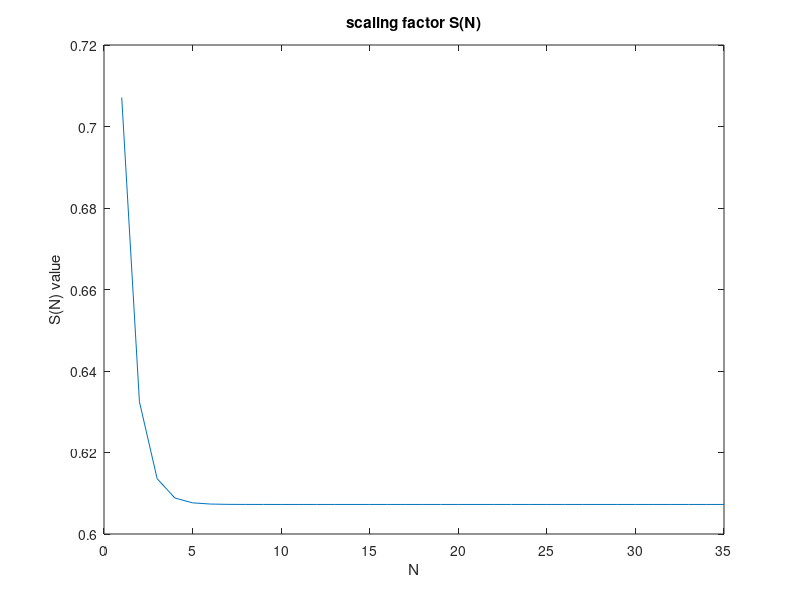

Write MATLAB code to recreate this figure. (Note: this script raises an error after producing the figure.)
%% procedure1 

format long

s_n = ones(1,35);
temp_2 = zeros(1,35);

for i = 1:35
    temp_2(1,i) = 1/(sqrt(1+2^(-2*(i-1))));
end

for i = 1:35
    for j= 1:i
        s_n(1,i) = s_n(1,i)*(temp_2(1,j));
    end
end

one_of_s_n = 1./s_n;

% plot(s_n(1:5));
plot(s_n);
xlabel('N'),ylabel('S(N) value');
title('scaling factor S(N)');

%% procedure 2

clear
clc

beta = mod(5,4)+1;
alpha = zeros(1,11);

for i = 0:10
    alpha(1,i+1) = (5*i+beta)*pi/25;
end

xin = zeros(1,11);
yin = zeros(1,11);
xout = zeros(1,11);
yout = zeros(1,11);

test_ang = zeros(1,11);

ang = zeros(1,20);
num = zeros(11,1);
shift_ang = zeros(11,20);

for i = 0:10
    xin(1,i+1) = abs(truncation(sin(alpha(1,i+1)), 12));
%     xin(1,i+1) = (truncation(sin(alpha(1,i+1)), 12));
    yin(1,i+1) = truncation(cos(alpha(1,i+1)), 12);
%     test_ang(1,i+1) = atan(yin(1,i+1)/xin(1,i+1));
%     rev_angle(1,i+1) = atan (yin(1,i+1)/abs(xin(1,i+1)));
end

for i =1:11
    
    num(i,1) = 0;
    cnt = 0;
    mu_i = 0;
    x0 = xin(1,i);
    y0 = yin(1,i);
    ang0 = 0;

    for j =1 :20
        
        mu_i = -sign(y0);

        x1 = x0;
        y1 = y0;
        ang1 = ang0;

        x0 = x1 - truncation(mu_i*(2^(-cnt))*y1, 12);
        y0 = truncation( mu_i*(2^(-cnt))*x1, 12) + y1;
        ang0 = ang1 - mu_i*atan(2^(-cnt));

        shift_ang(i,j) = abs(mu_i*atan(2^(-cnt))); % |位移角度|
        cnt = cnt+1;
        num(i,1) = num(i,1)+1;

        xout(i,j) = x0; % x0 每一次旋轉的變化紀錄
        yout(i,j) = y0; % y0 每一次旋轉的變化紀錄
        ang(i,cnt) = ang0; % angle 每一次旋轉的變化紀錄

    end
end



%% procedure 2_1

clear
clc

% file_x = fopen('./xin.txt','w');
% file_x_bin = fopen('./xin_bin.txt','w');

% file_y = fopen('./yin.txt','w');
% file_y_bin = fopen('.yin_bin.txt','w');

beta = mod(5,4)+1;
alpha = zeros(1,11);

for i = 0:10
    alpha(1,i+1) = (5*i+beta)*pi/25;
end

xin = zeros(1,11);
yin = zeros(1,11);
xout = zeros(1,11);
yout = zeros(1,11);

ang = zeros(1,20);
float_ang = zeros(1,11);
floting_error = zeros(11,20);
num = zeros(11,1);
shift_ang = zeros(11,20);

for i = 0:10
    xin(1,i+1) = abs(truncation(sin(alpha(1,i+1)), 12));
    xin_orgrin(1,i+1) = truncation(sin(alpha(1,i+1)), 12);
    yin(1,i+1) = truncation(cos(alpha(1,i+1)), 12);
    float_ang(1,i+1) = atan(yin(1,i+1)/xin(1,i+1));
end

% for k = 1:11
%     nbytes_x = fprintf(file_x,'xin[%2d] = %d;\n' , k-1, (2^12)*xin_orgrin(1,k));
%     nbytes_x2 = fprintf(file_x_bin,'xin[%2d] = %s;\n' , k-1, dec2bin((2^12)*xin_orgrin(1,k),14));
% 
%     nbytes_y = fprintf(file_y,'yin[%2d] = %d;\n' , k-1, (2^12)*yin(1,k));
%     nbytes_y2 = fprintf(file_y_bin,'yin[%2d] = %s;\n' , k-1, dec2bin((2^12)*yin(1,k),14));
% end


for k = 1:16 % traunctions
    for i =1:11 % 11 inputs
        num(i,1) = 0;
        cnt = 0;
        mu_i = 0;
        x0 = xin(1,i);
        y0 = yin(1,i);
        ang0 = 0;
        for j =1 :20  % 20 roations
            mu_i = -sign(y0);
    
            x1 = x0;
            y1 = y0;
            ang1 = ang0;
    
%             x0 = truncation((x1 - truncation(mu_i*(2^(-cnt))*y1, 12)),k);
%             y0 = truncation( mu_i*(2^(-cnt))*x1, 12) + y1;
            x0 = x1 - truncation(mu_i*(2^(-cnt))*y1, 12);
            y0 = truncation((truncation(mu_i*(2^(-cnt))*x1, 12) + y1),k);
            ang0 = ang1 - mu_i*atan(2^(-cnt));

            cnt = cnt+1;
            num(i,1) = num(i,1)+1;

            ang(i,cnt) = ang0;
        end

        floting_error(i,k) = (float_ang(1,i) - ang(i,20))^2;
%           sqrt(sum((trunscation_y(i,:) - Piecewise_parabolic_x3) .^2)/385);
%         avg_phase_err(1,i) = sqrt(sum(float_ang(1,) - ang(i,20) .^2)/385))
    end
end

avg_phase_err = sqrt(mean(floting_error));
% avg_cnt = 1;
% while(true)
for avg_cnt = 1:20
    if((avg_phase_err(1,avg_cnt)) <(0.4*2^(-9)))
        break
    end
%     avg_cnt= avg_cnt+1;
end

% ST = fclose('all');

plot(avg_phase_err)
set(gca, 'YScale', 'log')
% title('different word-length of X(i) versus the root mean squared error');
title('different word-length of Y(i) versus the root mean squared error');
xlabel('word-length(bits)'),ylabel('RMSE of output');
% title('The average phase error');
% xlabel('numbers of micro-rotations 𝑁'), ylabel('the average phase errors')
yline(0.4*2^(-9),'-r','0.4*2 ^-^9')


%% procedure 3
% average phase error


clear
clc

beta = mod(5,4)+1;
alpha = zeros(1,11);

for i = 0:10
    alpha(1,i+1) = (5*i+beta)*pi/25;
end

xin = zeros(1,11);
yin = zeros(1,11);
xout = zeros(1,11);
yout = zeros(1,11);
out_angle =zeros(1,11);
phase_error = zeros(11,20);
% avg_phase_err = zeros(11,1);
float_error = zeros(1,11);

ang = zeros(1,20);
num = zeros(11,1);

for i = 0:10
    xin(1,i+1) = abs(truncation(sin(alpha(1,i+1)), 12));
    yin(1,i+1) = truncation(cos(alpha(1,i+1)), 12);
    out_angle(1,i+1) = atan(yin(1,i+1)/xin(1,i+1));
end

for i =1:11
    num(i,1) = 0;
    cnt = 0;
    mu_i = 0;
    x0 = xin(1,i);
    y0 = yin(1,i);
    ang0 = 0;

%     while(true)
    for k= 1:20
        mu_i = -sign(y0);

        x1 = x0;
        y1 = y0;
        ang1 = ang0;

        x0 = x1 - truncation(mu_i*(2^(-cnt))*y1, 12);
        y0 = truncation( mu_i*(2^(-cnt))*x1, 12) + y1;
        ang0 = ang1 - mu_i*atan(2^(-cnt));
        
        %
        cnt = cnt+1;
        num(i,1) = num(i,1)+1;

        xout(i,cnt) = x0;
        yout(i,cnt) = y0;
        ang(i,cnt) = ang0;

%         phase_error(i,cnt) = abs(out_angle(1,i)-ang0); %)-abs( 
        phase_error(i,k) = abs(atan(y0/x0))^2;

        float_error(1,i) = abs(out_angle(1,i)-ang0);

%         if (abs(atan(y0/x0))< (0.4*2^(-9)))
%             break
%         end
    end
end
avg_phase_err =sqrt( mean(phase_error));
% avg_cnt = 1;
% while(true)
for avg_cnt = 1:20
    if((avg_phase_err(1,avg_cnt)) <(0.4*2^(-9)))
        break
    end
%     avg_cnt= avg_cnt+1;
end

plot(avg_phase_err)
set(gca, 'YScale', 'log')
title('The average phase error');
xlabel('numbers of micro-rotations 𝑁'), ylabel('the average phase errors')
yline(0.4*2^(-9),'-r','0.4*2 ^-^9')

%% procedure 3_2

clear
clc

beta = mod(5,4)+1;
alpha = zeros(1,11);

for i = 0:10
    alpha(1,i+1) = (5*i+beta)*pi/25;
end

xin = zeros(1,11);
yin = zeros(1,11);

xout = zeros(1,11);
yout = zeros(1,11);
out_angle =zeros(1,11);
fix_ele_angle = zeros(20,20);
float_ele_angle = zeros(20,20);

ang = zeros(1,20);
num = zeros(11,1);

for i = 0:10
    xin(1,i+1) = abs(truncation(sin(alpha(1,i+1)), 12));
    yin(1,i+1) = truncation(cos(alpha(1,i+1)), 12);
    out_angle(1,i+1) = atan(yin(1,i+1)/xin(1,i+1));
end
for k =1:20
    for i =1:11
        num(i,1) = 0;
        cnt = 0;
        mu_i = 0;
        x0 = xin(1,i);
        y0 = yin(1,i);
        ang0 = 0;
    
%         while(true)
          for m = 1:11
            mu_i = -sign(y0);
    
            x1 = x0;
            y1 = y0;
            ang1 = ang0;
    
            x0 = x1 - truncation(mu_i*(2^(-cnt))*y1, 12);
            y0 = truncation( mu_i*(2^(-cnt))*x1, 12) + y1;
            ang0 = ang1 - truncation(mu_i*atan(2^(-cnt)),k);
            %
            cnt = cnt+1;
            num(i,1) = num(i,1)+1;
    
            xout(i,cnt) = x0;
            yout(i,cnt) = y0;
            ang(i,cnt) = ang0;


          end
          phase_error(i,k) = abs(out_angle(1,i)-ang0)^2;
%             phase_error(i,k) = abs(atan(y0/x0))^2;

%         phase_error(k,m) = abs(atan(y0/x0))^2;

    end
%     phase_error(i,k) = abs(atan(y0/x0))^2;

end
avg_phase_err = sqrt(mean(phase_error));

% avg_cnt = 1;
% while(true)
for avg_cnt = 1:20
    if((avg_phase_err(1,avg_cnt)) <(0.4*2^(-9)))
        break
    end
%     avg_cnt= avg_cnt+1;
end


for i = 1:20 % fraction part
    for j= 1:20 % N step
        fix_ele_angle(i,j) = truncation(atan(2^(-j+1)),i);
        float_ele_angle(i,j) = atan(2^(-j+1));
    end
end

for i=1:14
    temp = (2^13)*truncation(fix_ele_angle(13,i),13);
    bin_fix = dec2bin(temp);
end

plot(avg_phase_err)
set(gca, 'YScale', 'log')
title('The average phase error versus different elementary angles word-length');
yline(0.4*2^(-9),'-r','0.4*2 ^-^9')

xlabel('bits'), ylabel('the average phase errors')


%% procedure 4
% magnitude error

clear
clc

beta = mod(5,4)+1;
alpha = zeros(1,11);

for i = 0:10
    alpha(1,i+1) = (5*i+beta)*pi/25;
end

xin = zeros(1,11); 
yin = zeros(1,11);

xout = zeros(11,11); % save x states
yout = zeros(11,11); % save y states
mag_error = zeros(11,20); % save magnitude errors

ang = zeros(1,20); % save angle states
num = zeros(11,1); % to count the times that roate the angle

for i = 0:10
    xin(1,i+1) = abs(truncation(sin(alpha(1,i+1)), 12));
    yin(1,i+1) = truncation(cos(alpha(1,i+1)), 12);
end

for i =1:11
    
    num(i,1) = 0;
    cnt = 0;
    mu_i = 0;
    x0 = xin(1,i);
    y0 = yin(1,i);
    ang0 = 0;

    %     while(true)
    for k= 1:20
        % to rotate the angle
        mu_i = -sign(y0);

        x1 = x0;
        y1 = y0;
        ang1 = ang0;

        x0 = x1 - truncation(mu_i*(2^(-cnt))*y1, 12);
        y0 = truncation( mu_i*(2^(-cnt))*x1, 12) + y1;
        ang0 = ang1 - mu_i*atan(2^(-cnt));

        cnt = cnt+1;
        num(i,1) = num(i,1)+1;
        
        % to save the rotation result
        xout(i,cnt) = x0;
        yout(i,cnt) = y0;
        ang(i,cnt) = ang0;
        mag_error(i,cnt) = (sqrt((x0^2)+(y0^2))-abs(x0))/sqrt((x0^2)+(y0^2));
%         if (mag_error(i,cnt)< 0.002)
%             break
%         end
    end
end
avg_magnitude_err = mean(mag_error);
avg_cnt = 1;
while(true)
    
    if((avg_magnitude_err(1,avg_cnt)) <0.002)
        break
    end
    avg_cnt= avg_cnt+1;
end

plot(avg_magnitude_err)
title('The error of the magnitude versus different number of micro-rotations')
xlabel('the number of the required micro-rotations(N)');
ylabel('error of the magnitude function');
set(gca, 'YScale', 'log')
yline(0.002,'-r','0.2%')

%% procedure 5
% shift-and-add operation

clear
clc

format long

file_ele_angle = fopen('./elementry_ang.txt','w');
file_ele_angle_bin = fopen('./elementry_ang_bin.txt','w');

s_n = ones(1,35);       % s1.14 (16 bits)
temp_2 = zeros(1,35);

for i = 1:35
    temp_2(1,i) = 1/(sqrt(1+2^(-2*(i-1))));
end
for i = 1:35
    for j= 1:i
        s_n(1,i) = s_n(1,i)*(temp_2(1,j));
    end
end

one_of_s_n = 1./s_n;
trun_sn = 2^12 * truncation(s_n, 12);

sn_11 = s_n(1,11);

bin_sn = dec2bin(trun_sn);

the_sn = bin_sn(11,:);
num_sn = zeros(1, length(the_sn)) ;

bin2dec(the_sn)
CSD_in = append('00',the_sn);
CSD_sn = CSD(CSD_in)



beta = mod(5,4)+1;
alpha = zeros(1,11);

for i = 0:10
    alpha(1,i+1) = (5*i+beta)*pi/25;
end

xin = zeros(1,11);
yin = zeros(1,11);

xout = zeros(1,11);
sxout = zeros(11,1);
yout = zeros(1,11);
out_angle =zeros(1,11);
fix_ele_angle = zeros(20,20);
float_ele_angle = zeros(20,20);


ang = zeros(1,20);
num = zeros(11,1);

for i = 0:10
    xin(1,i+1) = abs(truncation(sin(alpha(1,i+1)), 12));
    yin(1,i+1) = truncation(cos(alpha(1,i+1)), 12);
    out_angle(1,i+1) = atan(yin(1,i+1)/xin(1,i+1));
end
for k =1:20
    for i =1:11
        num(i,1) = 0;
        cnt = 0;
        mu_i = 0;
        x0 = xin(1,i);
        y0 = yin(1,i);
        ang0 = 0;
    
%         while(true)
          for m = 1:11
            mu_i = -sign(y0);
    
            x1 = x0;
            y1 = y0;
            ang1 = ang0;
    
            x0 = x1 - truncation(mu_i*(2^(-cnt))*y1, 12);
            y0 = truncation( mu_i*(2^(-cnt))*x1, 12) + y1;
            ang0 = ang1 - mu_i*atan(2^(-cnt));
            %
            cnt = cnt+1;
            num(i,1) = num(i,1)+1;
    
            xout(i,cnt) = x0;
            yout(i,cnt) = y0;
            ang(i,cnt) = ang0;


      
%             if (abs(atan(y0/x0))< (0.4*2^(-9)))
%                 break
%             end
          end
          sxout(i,1) = x0 * sn_11;
          sx_compare(i,k) = truncation(x0 * truncation(sn_11,k), k);

          sn_error(i,k) = abs(sxout(i,1)-sx_compare(i,k))^2;
          phase_error(i,k) = abs(out_angle(1,i)-ang0)^2;

    end
end
avg_phase_err = sqrt(mean(sn_error));

% avg_cnt = 1;
% while(true)
for avg_cnt = 1:20
    if((avg_phase_err(1,avg_cnt)) <(0.4*2^(-9)))
        break
    end
%     avg_cnt= avg_cnt+1;
end


for i = 1:20 % fraction part
    for j= 1:20 % N step
        fix_ele_angle(i,j) = truncation(atan(2^(-(j-1))),i);
        float_ele_angle(i,j) = atan(2^(-(j-1)));
    end
end


bin_fix_ele_angle = fix_ele_angle(11,:)*(2^12);

for k =1:11
    nbytes = fprintf(file_ele_angle,'N[%2d] = %d;\n' , k-1, bin_fix_ele_angle(1,k));
    nbytes2 = fprintf(file_ele_angle_bin,'N[%2d] = %s;\n' , k-1, dec2bin(bin_fix_ele_angle(1,k),12));
end


ST = fclose('all');

plot(avg_phase_err)
set(gca, 'YScale', 'log')
title('output RMSE versus different S(N) word-length');
yline(0.4*2^(-9),'-r','0.4*2 ^-^9')

xlabel('S(N) word-length(bits)'), ylabel('Output RMSE')

%% procedure 6

clear
clc


elementary_angles = zeros(1,14);
elementary_angles_out = zeros(1,14);

for i = 1:12
    elementary_angles(1,i) = atan(1/(2^(i-1)));
    elementary_angles_out(1,i) = 2^(14) * truncation( atan(1/(2^(i-1))), 14);
end